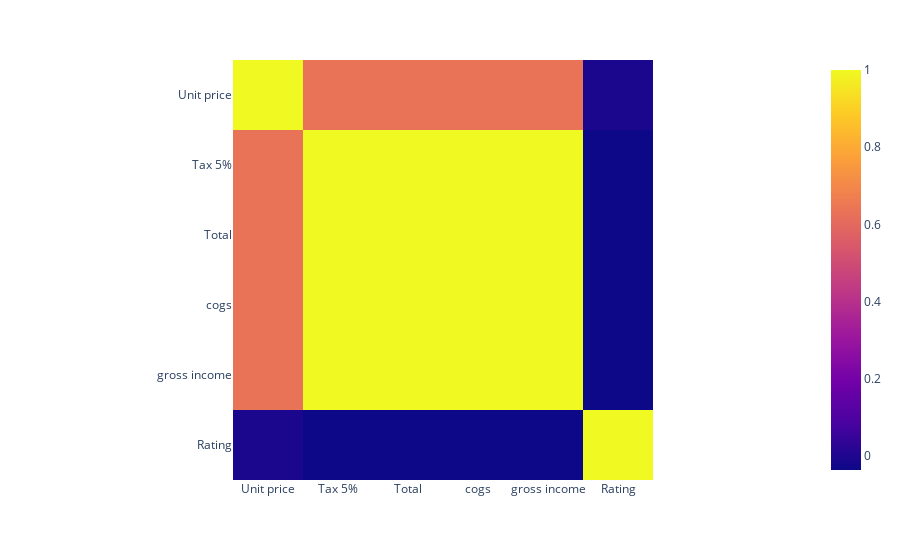

Notebook cell for this chart:
### Code cell
#6
px.imshow(df_1.select_dtypes('float64').corr())

### Figure 1 — Plotly figure (JSON) as saved in the notebook; plotly's stock layout.template omitted (floating-point values rounded to 4 significant figures)
{"data": [{"coloraxis": "coloraxis", "hovertemplate": "x: %{x}<br>y: %{y}<br>color: %{z}<extra></extra>", "name": "0", "type": "heatmap", "x": ["Unit price", "Tax 5%", "Total", "cogs", "gross income", "Rating"], "xaxis": "x", "y": ["Unit price", "Tax 5%", "Total", "cogs", "gross income", "Rating"], "yaxis": "y", "z": [[1, 0.634, 0.634, 0.634, 0.634, -0.008778], [0.634, 1, 1.0, 1.0, 1, -0.03644], [0.634, 1.0, 1, 1.0, 1.0, -0.03644], [0.634, 1.0, 1.0, 1, 1.0, -0.03644], [0.634, 1, 1.0, 1.0, 1, -0.03644], [-0.008778, -0.03644, -0.03644, -0.03644, -0.03644, 1]]}], "layout": {"coloraxis": {"colorscale": [[0, "#0d0887"], [0.1111, "#46039f"], [0.2222, "#7201a8"], [0.3333, "#9c179e"], [0.4444, "#bd3786"], [0.5556, "#d8576b"], [0.6667, "#ed7953"], [0.7778, "#fb9f3a"], [0.8889, "#fdca26"], [1, "#f0f921"]]}, "margin": {"t": 60}, "xaxis": {"anchor": "y", "constrain": "domain", "domain": [0, 1], "scaleanchor": "y"}, "yaxis": {"anchor": "x", "autorange": "reversed", "constrain": "domain", "domain": [0, 1]}}}
